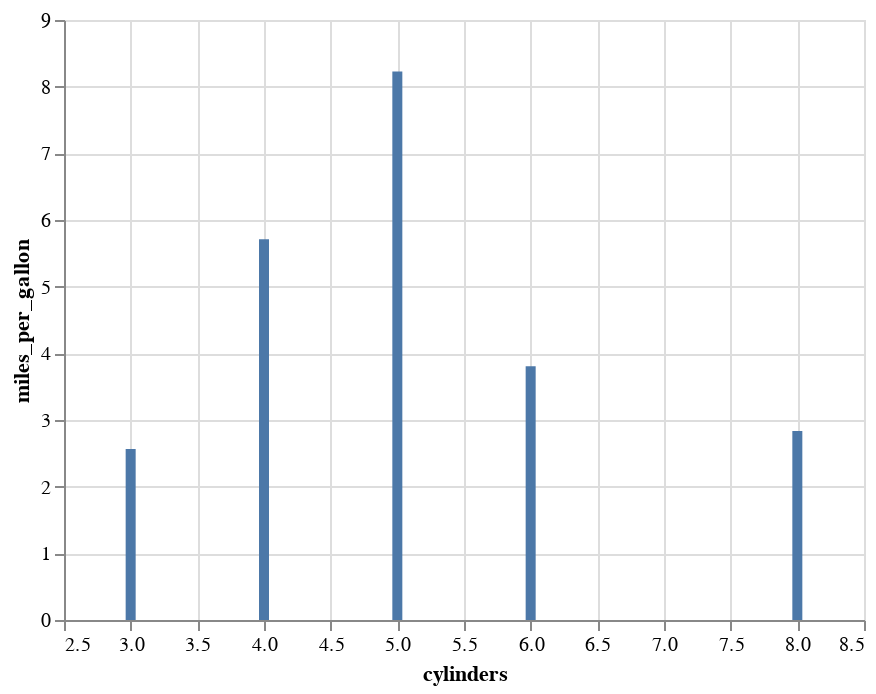

The notebook cell saved with this chart:
### Code cell
#cars_stdev
import numpy as np
see = temp.groupby('cylinders').miles_per_gallon.agg(np.std, ddof=1).reset_index()
c = alt.Chart(see).mark_bar().encode(
    x='cylinders',
    y='miles_per_gallon'
)
c

### Figure 1 — Vega-Lite specification as saved in the notebook (floating-point values rounded to 4 significant figures)
{"$schema": "https://vega.github.io/schema/vega-lite/v4.8.1.json", "config": {"view": {"continuousHeight": 300, "continuousWidth": 400}}, "data": {"name": "data-8fe9c8ff429fcba25d723e6bde879fdc"}, "datasets": {"data-8fe9c8ff429fcba25d723e6bde879fdc": [{"cylinders": 3, "miles_per_gallon": 2.565}, {"cylinders": 4, "miles_per_gallon": 5.71}, {"cylinders": 5, "miles_per_gallon": 8.228}, {"cylinders": 6, "miles_per_gallon": 3.807}, {"cylinders": 8, "miles_per_gallon": 2.836}]}, "encoding": {"x": {"field": "cylinders", "type": "quantitative"}, "y": {"field": "miles_per_gallon", "type": "quantitative"}}, "mark": "bar"}
